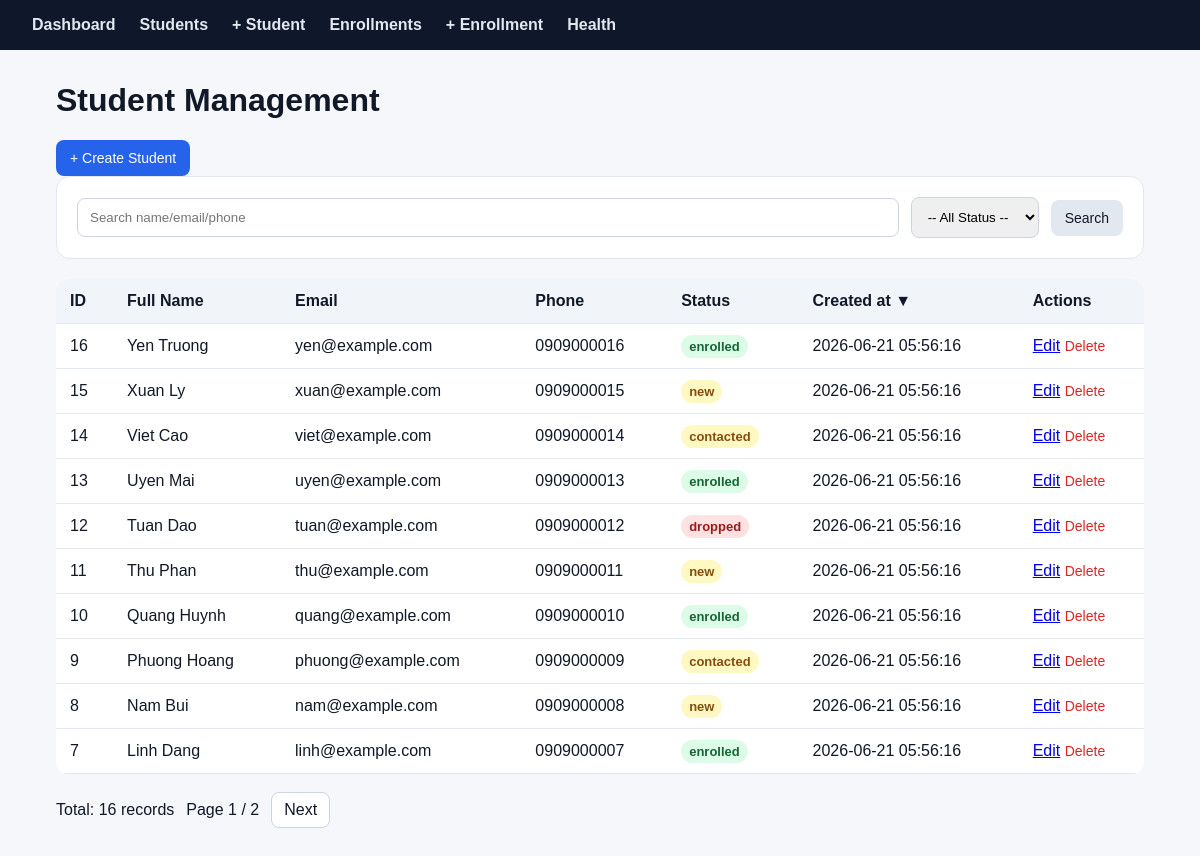
/students, run on the app's committed database.
### tables this page shows
CREATE TABLE students (
  id INT AUTO_INCREMENT PRIMARY KEY,
  full_name VARCHAR(100) NOT NULL,
  email VARCHAR(150) NOT NULL,
  phone VARCHAR(30),
  status VARCHAR(30) NOT NULL DEFAULT 'new',
  note TEXT,
  created_at DATETIME NOT NULL DEFAULT CURRENT_TIMESTAMP,
  updated_at DATETIME NULL,
  deleted_at DATETIME NULL,
  UNIQUE KEY unique_student_email (email),
  INDEX idx_students_created_at (created_at),
  INDEX idx_students_status_created_at (status, created_at),
  INDEX idx_students_phone (phone)
);

### app/Core/helpers.php (called while the page is built, shortened)
<?php
function e(?string $value): string
{
    return htmlspecialchars((string) $value, ENT_QUOTES, 'UTF-8');
}
function query_string(array $params = []): string
{
    $current = $_GET;
    foreach ($params as $key => $value) {
        $current[$key] = $value;
    }
    return http_build_query($current);
}
function view(string $path, array $data = []): void
{
    extract($data);
    require __DIR__ . '/../Views/' . $path . '.php';
}

### app/Controllers/StudentController.php (called while the page is built, shortened)
<?php
class StudentController
{
    private function repository(): StudentRepository
    {
        $config = require __DIR__ . '/../../config/database.php';
        $pdo = (new Database($config))->getConnection();
        return new StudentRepository($pdo);
    }
    public function index(): void
    {
        $q             = trim($_GET['q'] ?? '');
        $status_filter = trim($_GET['status_filter'] ?? '');
        $page          = max(1, (int) ($_GET['page'] ?? 1));
        $perPage       = 10;
        $sort          = $_GET['sort'] ?? 'created_at';
        $direction     = $_GET['direction'] ?? 'desc';
        $offset        = ($page - 1) * $perPage;
        $repo       = $this->repository();
        $total      = $repo->countAll($q, $status_filter);
        $totalPages = max(1, (int) ceil($total / $perPage));
        $students = $repo->getPaginated($q, $perPage, $offset, $sort, $direction, $status_filter);
        view('students/index', compact('students', 'q', 'status_filter', 'page', 'perPage', 'total', 'totalPages', 'sort', 'direction'));
    }
}

### public/index.php (called while the page is built, shortened)
<?php
require __DIR__ . '/../app/Core/helpers.php';
require __DIR__ . '/../app/Core/Router.php';
require __DIR__ . '/../app/Repositories/StudentRepository.php';
require __DIR__ . '/../app/Controllers/StudentController.php';
$router = new Router();
$router->get('/', [HomeController::class, 'index']);
$router->get('/health', [HealthController::class, 'index']);
$router->get('/students', [StudentController::class, 'index']);
$router->get('/students/create', [StudentController::class, 'create']);
$router->post('/students/store', [StudentController::class, 'store']);
$router->get('/students/edit', [StudentController::class, 'edit']);
$router->post('/students/update', [StudentController::class, 'update']);
$router->post('/students/delete', [StudentController::class, 'delete']);
$router->get('/enrollments', [EnrollmentController::class, 'index']);
$router->get('/enrollments/create', [EnrollmentController::class, 'create']);
$router->post('/enrollments/store', [EnrollmentController::class, 'store']);
$router->get('/enrollments/edit', [EnrollmentController::class, 'edit']);
$router->post('/enrollments/update', [EnrollmentController::class, 'update']);
$router->post('/enrollments/delete', [EnrollmentController::class, 'delete']);
$router->dispatch($_SERVER['REQUEST_METHOD'], $_SERVER['REQUEST_URI']);

### app/Repositories/StudentRepository.php (called while the page is built, shortened)
<?php
class StudentRepository
{
    public function countAll(string $keyword = '', string $statusFilter = ''): int
    {
        $sql = "SELECT COUNT(*) AS total FROM students WHERE deleted_at IS NULL";
        $params = [];
        $stmt = $this->db->prepare($sql);
        $stmt->execute($params);
        return (int) ($stmt->fetch()['total'] ?? 0);
    }
    public function getPaginated(string $keyword, int $limit, int $offset, string $sort, string $direction, string $statusFilter = ''): array
    {
        $allowedSorts = ['id', 'full_name', 'email', 'phone', 'status', 'created_at'];
        $allowedDirections = ['asc', 'desc'];
        $sql = "SELECT id, full_name, email, phone, status, created_at
                FROM students
                WHERE deleted_at IS NULL";
        $params = [];
        $sql .= " ORDER BY {$sort} {$direction} LIMIT :limit OFFSET :offset";
        $stmt = $this->db->prepare($sql);
        $stmt->bindValue(':limit', $limit, PDO::PARAM_INT);
        $stmt->bindValue(':offset', $offset, PDO::PARAM_INT);
        $stmt->execute();
        return $stmt->fetchAll();
    }
}

### app/Views/students/index.php (the view, shortened to what this page needs)
<h1>Student Management</h1>
<a class="btn primary" href="/students/create">+ Create Student</a>
<form method="get" action="/students" class="toolbar">
    <input type="text" name="q" value="<?= e($q) ?>" placeholder="Search name/email/phone">
    <select name="status_filter" onchange="this.form.submit()">
        <option value="">-- All Status --</option>
    </select>
    <button type="submit">Search</button>
</form>
<table>
<thead>
<tr>
    <th>ID</th>
    <th><a href="/students?<?= e(query_string(['sort' => 'full_name', 'direction' => ($sort === 'full_name' && $direction === 'asc') ? 'desc' : 'asc', 'page' => 1])) ?>">
        Full Name <?= $sort === 'full_name' ? ($direction === 'asc' ? '▲' : '▼') : '' ?>
    </a></th>
    <th>Email</th>
    <th>Phone</th>
    <th>Status</th>
    <th><a href="/students?<?= e(query_string(['sort' => 'created_at', 'direction' => ($sort === 'created_at' && $direction === 'asc') ? 'desc' : 'asc', 'page' => 1])) ?>">
        Created at <?= $sort === 'created_at' ? ($direction === 'asc' ? '▲' : '▼') : '' ?>
    </a></th>
    <th>Actions</th>
</tr>
</thead>
<tbody>
<?php foreach ($students as $student): ?>
<tr>
    <td><?= e($student['id']) ?></td>
    <td><?= e($student['full_name']) ?></td>
    <td><?= e($student['email']) ?></td>
    <td><?= e($student['phone']) ?></td>
    <td><span class="badge badge-<?= e($student['status']) ?>"><?= e($student['status']) ?></span></td>
    <td><?= e($student['created_at']) ?></td>
    <td>
        <a href="/students/edit?id=<?= e($student['id']) ?>">Edit</a>
        <form method="post" action="/students/delete" class="inline" onsubmit="return confirm('Delete this student?')">
            <button type="submit" class="link danger">Delete</button>
        </form>
    </td>
</tr>
<?php endforeach; ?>
</tbody>
</table>
<div class="pagination">
    <span>Total: <?= e($total) ?> records</span>
    <span>Page <?= e($page) ?> / <?= e($totalPages) ?></span>
    <?php if ($page < $totalPages): ?>
        <a href="/students?<?= e(query_string(['page' => $page + 1])) ?>">Next</a>
    <?php endif; ?>
</div>
<?php $content = ob_get_clean(); $title = 'Student Management'; require __DIR__ . '/../layout.php'; ?>

### app/Core/Router.php (shortened to what this page needs)
<?php
class Router
{
    private array $routes = [];
    public function get(string $path, array $handler): void
    {
        $this->routes['GET'][$path] = $handler;
    }
    public function post(string $path, array $handler): void
    {
        $this->routes['POST'][$path] = $handler;
    }
    public function dispatch(string $method, string $uri): void
    {
        $path = parse_url($uri, PHP_URL_PATH) ?: '/';
        if (isset($this->routes[$method][$path])) {
            [$controller, $action] = $this->routes[$method][$path];
            (new $controller())->$action();
            return;
        }
    }
}

### app/Views/layout.php (shortened to what this page needs)
<!doctype html>
<html lang="vi">
<head>
    <link rel="stylesheet" href="/assets/style.css">
</head>
<body>
<nav class="navbar">
    <a href="/">Dashboard</a>
    <a href="/students">Students</a>
    <a href="/students/create">+ Student</a>
    <a href="/enrollments">Enrollments</a>
    <a href="/enrollments/create">+ Enrollment</a>
    <a href="/health">Health</a>
</nav>
<main class="container">
    <?= $content ?? '' ?>
</main>
</body>
</html>

### public/assets/style.css (style rules this page uses)
* { box-sizing: border-box; }
body { margin: 0; font-family: Arial, sans-serif; background: #f5f7fb; color: #111827; }
.navbar { background: #0f172a; padding: 16px 32px; display: flex; gap: 24px; flex-wrap: wrap; }
.navbar a { color: #e2e8f0; text-decoration: none; font-weight: 600; }
.container { max-width: 1120px; margin: 32px auto; padding: 0 16px; }
h1 { margin-top: 0; }
.card, .toolbar { background: white; border: 1px solid #e2e8f0; border-radius: 14px; padding: 20px; margin-bottom: 20px; }
.toolbar { display: flex; gap: 12px; align-items: center; flex-wrap: wrap; }
.toolbar input[type="text"] { flex: 1; min-width: 200px; }
.toolbar select { width: auto; }
input, select, textarea { width: 100%; padding: 11px 12px; border: 1px solid #cbd5e1; border-radius: 8px; font-family: inherit; }
table { width: 100%; border-collapse: collapse; background: white; border-radius: 12px; overflow: hidden; }
th, td { padding: 13px 14px; border-bottom: 1px solid #e2e8f0; text-align: left; }
th { background: #f1f5f9; }
th a { color: #111827; text-decoration: none; }
.btn, button { display: inline-block; padding: 10px 14px; border-radius: 8px; border: 0; text-decoration: none; cursor: pointer; background: #e2e8f0; color: #111827; font-size: 14px; }
.primary { background: #2563eb; color: white; }
.badge { background: #e0f2fe; color: #075985; padding: 4px 8px; border-radius: 999px; font-size: 13px; font-weight: 700; }
.badge-paid, .badge-enrolled { background: #dcfce7; color: #166534; }
.badge-pending, .badge-new, .badge-contacted { background: #fef9c3; color: #854d0e; }
.badge-cancelled, .badge-dropped { background: #fee2e2; color: #991b1b; }
.inline { display: inline; }
.link { background: none; padding: 0; color: #2563eb; }
.danger { color: #dc2626; }
.pagination { margin-top: 18px; display: flex; gap: 12px; align-items: center; flex-wrap: wrap; }
.pagination a { background: white; border: 1px solid #cbd5e1; padding: 8px 12px; border-radius: 8px; text-decoration: none; color: #111827; }

### data on the page
students: id "16", full_name "Yen Truong", email "yen@example.com", phone "0909000016", status "enrolled", created_at "2026-06-21 05:56:16"
students: id "15", full_name "Xuan Ly", email "xuan@example.com", phone "0909000015", status "new", created_at "2026-06-21 05:56:16"
students: id "14", full_name "Viet Cao", email "viet@example.com", phone "0909000014", status "contacted", created_at "2026-06-21 05:56:16"
students: id "13", full_name "Uyen Mai", email "uyen@example.com", phone "0909000013", status "enrolled", created_at "2026-06-21 05:56:16"
students: id "12", full_name "Tuan Dao", email "tuan@example.com", phone "0909000012", status "dropped", created_at "2026-06-21 05:56:16"
students: id "11", full_name "Thu Phan", email "thu@example.com", phone "0909000011", status "new", created_at "2026-06-21 05:56:16"
students: id "10", full_name "Quang Huynh", email "quang@example.com", phone "0909000010", status "enrolled", created_at "2026-06-21 05:56:16"
students: id "9", full_name "Phuong Hoang", email "phuong@example.com", phone "0909000009", status "contacted", created_at "2026-06-21 05:56:16"
students: id "8", full_name "Nam Bui", email "nam@example.com", phone "0909000008", status "new", created_at "2026-06-21 05:56:16"
students: id "7", full_name "Linh Dang", email "linh@example.com", phone "0909000007", status "enrolled", created_at "2026-06-21 05:56:16"

### other printed values
$total "16"
$page "1"
$totalPages "2"
